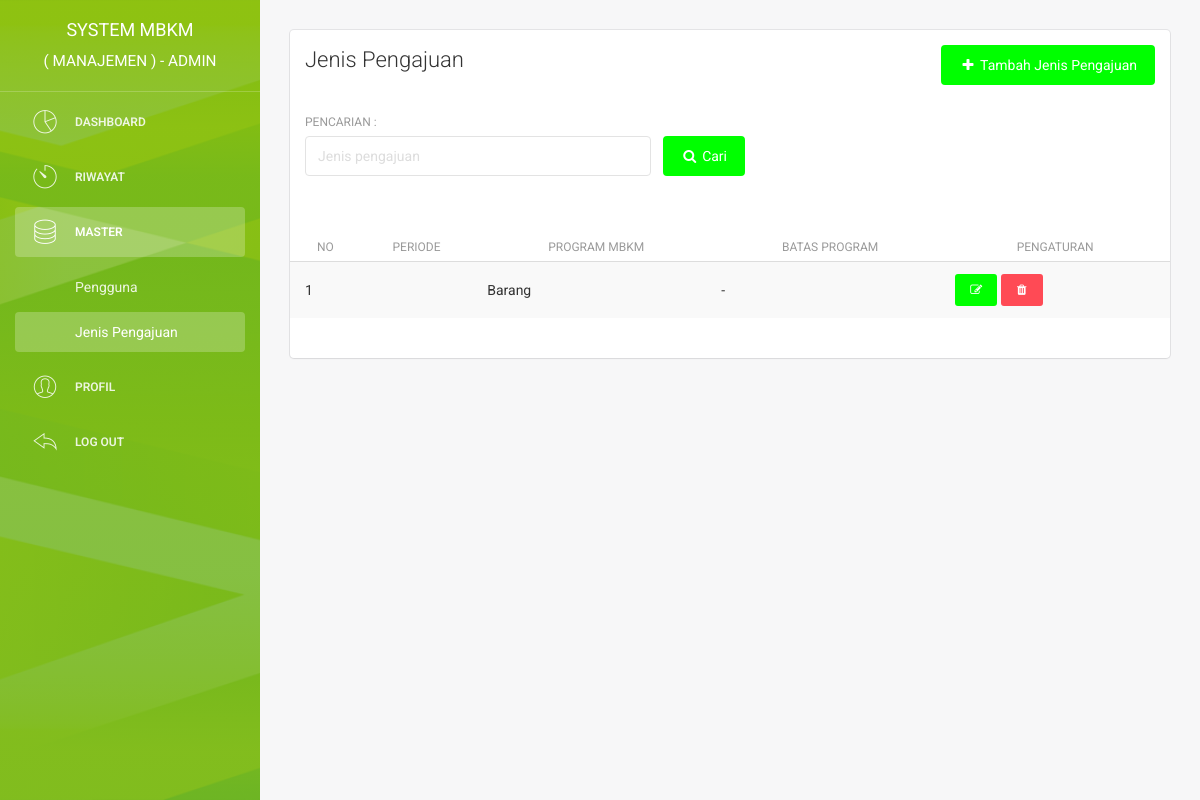
Before: /admin/jenis_pengajuan.php (signed in) with the older database file.
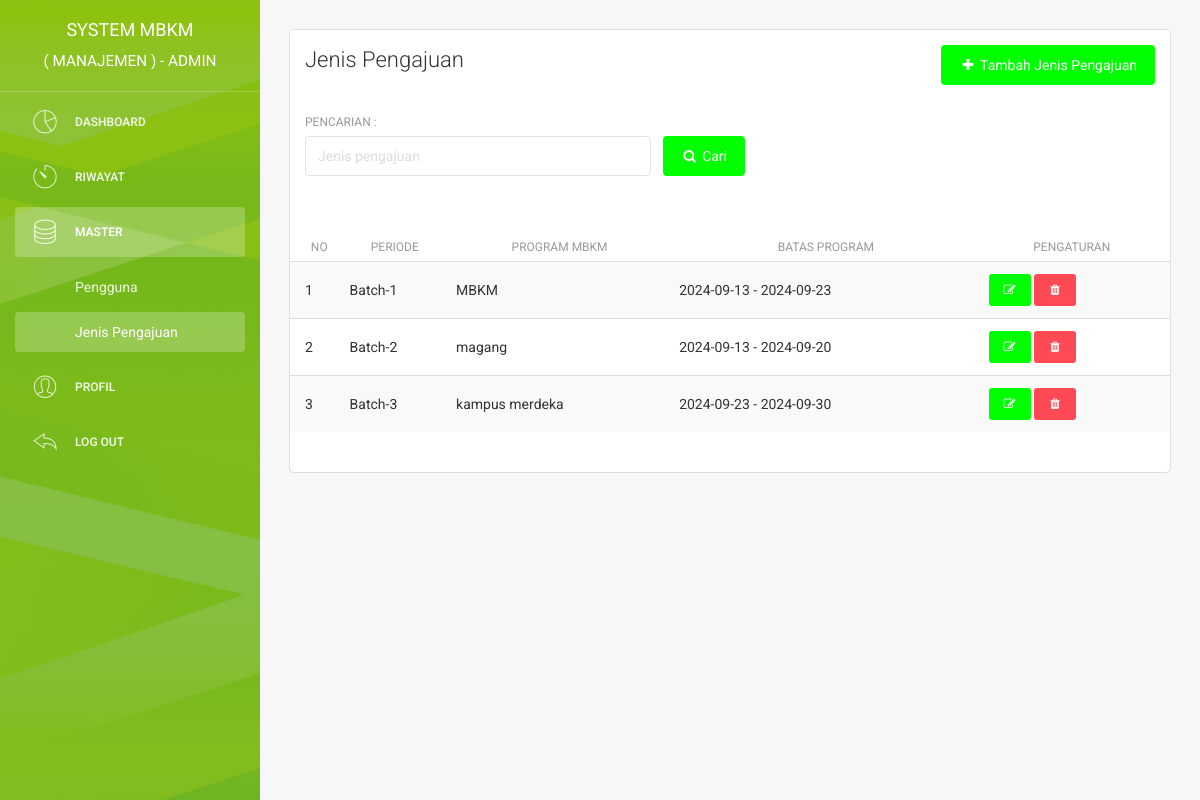
After: the same page with the newer database file.
### tables this page shows
CREATE TABLE `user` (
  `id_user` int(11) NOT NULL,
  `username` varchar(225) NOT NULL,
  `email` varchar(225) NOT NULL,
  `password` varchar(225) NOT NULL,
  `nama_depan` varchar(225) NOT NULL,
  `nama_belakang` varchar(225) NOT NULL,
  `jk` enum('laki-laki','perempuan') NOT NULL,
  `no_hp` varchar(50) NOT NULL,
  `alamat` text NOT NULL,
  `role` enum('manajemen','kaprodi','dosen','mahasiswa') NOT NULL,
  `pembuatan_akun` date NOT NULL,
  `update_akun` date NOT NULL,
  `nim` varchar(20) DEFAULT NULL,
  `kelas` varchar(10) DEFAULT NULL,
  `dosen` varchar(100) DEFAULT NULL,
  `cv` varchar(255) DEFAULT NULL,
  `khs` varchar(255) DEFAULT NULL,
  `portofolio` varchar(255) DEFAULT NULL
);

CREATE TABLE `jenis_pengajuan` (
  `id_jenis_pengajuan` int(11) NOT NULL,
  `jenis_pengajuan` varchar(25) NOT NULL,
  `deskripsi` text NOT NULL,
  `periode` varchar(50) DEFAULT NULL,
  `tgl_mulai` date DEFAULT NULL,
  `tgl_selesai` date DEFAULT NULL
);

### admin/jenis_pengajuan.php (the view, shortened to what this page needs)
<?php
include '../system/koneksi.php';
?>
<!doctype html>
<html lang="en">
<head>
    <link href="../assets/css/bootstrap.min.css" rel="stylesheet" />
    <link href="../assets/css/animate.min.css" rel="stylesheet" />
    <link href="../assets/css/light-bootstrap-dashboard.css" rel="stylesheet" />
    <link href="../assets/css/demo.css" rel="stylesheet" />
    <link href="http://maxcdn.bootstrapcdn.com/font-awesome/4.2.0/css/font-awesome.min.css" rel="stylesheet">
    <link href="../assets/css/pe-icon-7-stroke.css" rel="stylesheet" />
    <link rel="stylesheet" href="../assets/dist/sweetalert.css">
</head>
<body>
    <div class="wrapper">
        <div class="sidebar" data-color="green" data-image="../assets/img/sidebar.jpg">
            <div class="sidebar-wrapper">
                <div class="logo">
                    <a href="index" class="simple-text">
                        <?php
                        $query_login = "SELECT * FROM user WHERE email ='$_SESSION[email]'";
                        $result_login = mysqli_query($con, $query_login);
                        $data_login = mysqli_fetch_assoc($result_login);
                        $username = $data_login["username"];
                        ?>
                        System MBKM<br><small>( MANAJEMEN ) - <?php echo $username ?></small>
                    </a>
                </div>
                <ul class="nav">
                    <li>
                        <a href="index">
                            <i class="pe pe-7s-graph"></i>
                            <p>Dashboard</p>
                        </a>
                    </li>
                    <li>
                        <a href="riwayat">
                            <i class="pe pe-7s-timer"></i>
                            <p>Riwayat</p>
                        </a>
                    </li>
                    <li class="active">
                        <a data-toggle="collapse" href="#componentsExamples" aria-expanded="true">
                            <i class="pe-7s-server"></i>
                            <p>Master</p>
                        </a>
                        <div class="collapse in" id="componentsExamples">
                            <ul class="nav">
                                <li><a href="user">Pengguna</a></li>
                                <li class="active"><a href="jenis_pengajuan">Jenis Pengajuan</a></li>
                            </ul>
                        </div>
                    </li>
                    <li>
                        <a href="profil">
                            <i class="pe pe-7s-user"></i>
                            <p>Profil</p>
                        </a>
                    </li>
                    <li>
                        <a href="#" onclick="logout()">
                            <i class="pe pe-7s-back"></i>
                            <p>Log out</p>
                        </a>
                    </li>
                </ul>
            </div>
        </div>
        <div class="main-panel">
            <div class="content">
                <div class="container-fluid">
                    <div class="row">
                        <div class="col-md-12">
                            <div class="card">
                                <div class="header">
                                    <div class="row">
                                        <div class="col-md-6">
                                            <h4 class="title">Jenis Pengajuan</h4>
                                        </div>
                                        <div class="col-md-6" align="right">
                                            <a href="tambah_jenispengajuan">
                                                <button type="button" class="btn btn-primary btn-fill">
                                                    <i class="fa fa-plus"></i> Tambah Jenis Pengajuan
                                                </button>
                                            </a>
                                        </div>
                                    </div>
                                    <br>
                                    <form id="form_user" action="?" method="get">
                                        <div class="row">
                                            <div class="col-md-5">
                                                <div class="form-group">
                                                    <label>Pencarian : </label>
                                                    <?php
                                                    if (isset($_GET['cari'])) {
                                                        $username = ($_GET["cari"]);
                                                    ?>
                                                        <input type="text" name="cari" id="cari" class="form-control" placeholder="Jenis pengajuan" value="<?php echo $username ?>">
                                                    <?php
                                                    } else {
                                                    ?>
                                                        <input type="text" name="cari" id="cari" class="form-control" placeholder="Jenis pengajuan">
                                                    <?php
                                                    }
                                                    ?>
                                                </div>
                                            </div>
                                            <div class="col-md-1">
                                                <button type="submit" rel="tooltip" class="btn btn-primary btn-fill">
                                                    <i class="fa fa-search"></i> Cari
                                                </button>
                                            </div>
                                        </div>
                                    </form>
                                </div>
                                <div class="content table-responsive table-full-width">
                                    <?php
                                    if (isset($_GET['cari'])) {
                                        $jenispengajuan = ($_GET["cari"]);
                                        $query = "SELECT * FROM jenis_pengajuan WHERE jenis_pengajuan like '%$jenispengajuan%' ORDER BY id_jenis_pengajuan";
                                    } else {
                                        $query = "SELECT * FROM jenis_pengajuan ORDER BY id_jenis_pengajuan";
                                    }
                                    $result = mysqli_query($con, $query);
                                    if ($result->num_rows == 0) {
                                        echo '<div class="content table-responsive table-full-width">
                                        <table class="table table-hover table-striped">
                                            <thead>
                                                <th>No</th>
                                                <th>PERIODE</th>
                                                <th>PROGRAM MBKM</th>
                                                <th>BATAS PROGRAM</th>
                                                <th>Pengaturan</th>
                                            </thead>
                                            <tbody>
                                                <tr>
                                                    <td colspan="8" align="center">
                                                        Anda tidak memiliki pengajuan
                                                        <br>
                                                        <a href="user">
                                                            <button type="button" class="btn btn-primary btn-fill btn-sm">
                                                                <i class="fa fa-refresh"></i> Refresh data
                                                            </button>
                                                        </a>
                                                    </td>
                                                </tr>
                                            </tbody>
                                        </table>
                                    </div>';
                                    } else {
                                        echo '<div class="content table-responsive table-full-width">
                                        <table class="table table-hover table-striped table-paginate">
                                                <thead>
                                                <th>No</th>
                                                <th>PERIODE</th>
                                                <th>PROGRAM MBKM</th>
                                                <th>BATAS PROGRAM</th>
                                                <th>Pengaturan</th>
                                                </thead>
                                            <tbody>';
                                        $no = 1;
                                        while ($data = mysqli_fetch_assoc($result)) {
                                            echo '<tr>
                                            <td>' . $no . '</td>
                                            <td>' . $data['periode'] . '</td>
                                            <td>' . $data['jenis_pengajuan'] . '</td>
                                            <td>' . $data['tgl_mulai'] . ' - ' . $data['tgl_selesai'] . '</td>
                                            <td>
                                                <a href="edit_jenispengajuan?id=' . $data['id_jenis_pengajuan'] . '">
                                                    <button type="button" rel="tooltip" class="btn btn-primary btn-fill btn-sm">
                                                        <i class="fa fa-edit"></i>
                                                    </button>
                                                </a>
                                                <button onclick="hapus(' . $data['id_jenis_pengajuan'] . ')" type="button" rel="tooltip" class="btn btn-danger btn-fill btn-sm">
                                                    <i class="fa fa-trash"></i>
                                                </button>';
                                            $no++;
                                        }
                                        echo '</tbody>
                                        </table>
                                    </div>';
                                    }
                                    ?>
                                </div>
                            </div>
                        </div>
                    </div>
                </div>
            </div>
        </div>
    </div>
</body>
</html>

Changed rows visible on the page:
removed jenis_pengajuan: jenis_pengajuan "Barang"
added jenis_pengajuan: periode "Batch-1", jenis_pengajuan "MBKM", tgl_mulai "2024-09-13", tgl_selesai "2024-09-23"
added jenis_pengajuan: periode "Batch-2", jenis_pengajuan "magang", tgl_mulai "2024-09-13", tgl_selesai "2024-09-20"
added jenis_pengajuan: periode "Batch-3", jenis_pengajuan "kampus merdeka", tgl_mulai "2024-09-23", tgl_selesai "2024-09-30"
